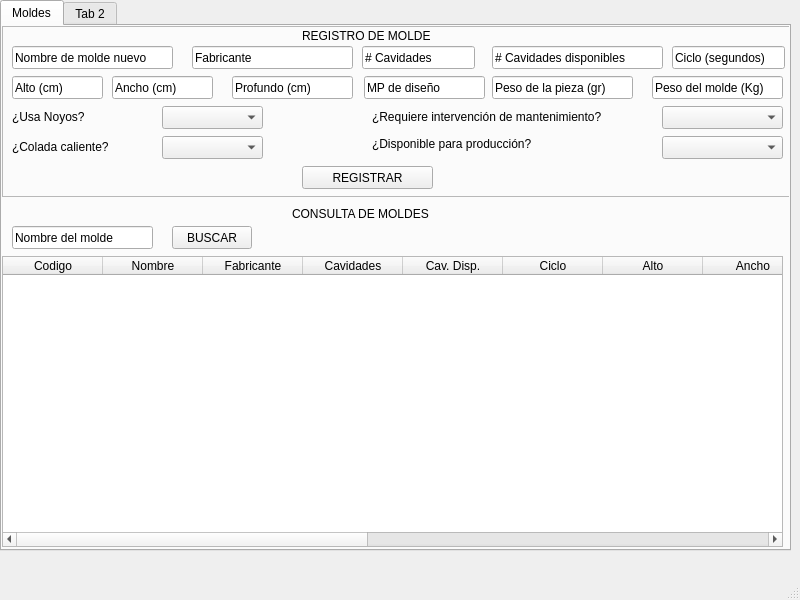
<?xml version="1.0" encoding="UTF-8"?>
<ui version="4.0">
 <class>MainWindow</class>
 <widget class="QMainWindow" name="MainWindow">
  <property name="geometry">
   <rect>
    <x>0</x>
    <y>0</y>
    <width>800</width>
    <height>600</height>
   </rect>
  </property>
  <property name="windowTitle">
   <string>MainWindow</string>
  </property>
  <widget class="QWidget" name="centralwidget">
   <widget class="QTabWidget" name="tabWidget">
    <property name="geometry">
     <rect>
      <x>0</x>
      <y>0</y>
      <width>791</width>
      <height>551</height>
     </rect>
    </property>
    <property name="currentIndex">
     <number>0</number>
    </property>
    <widget class="QWidget" name="tab">
     <attribute name="title">
      <string>Moldes</string>
     </attribute>
     <widget class="QFrame" name="frame">
      <property name="geometry">
       <rect>
        <x>0</x>
        <y>0</y>
        <width>791</width>
        <height>171</height>
       </rect>
      </property>
      <property name="frameShape">
       <enum>QFrame::StyledPanel</enum>
      </property>
      <property name="frameShadow">
       <enum>QFrame::Raised</enum>
      </property>
      <widget class="QLineEdit" name="lineEdit">
       <property name="geometry">
        <rect>
         <x>10</x>
         <y>20</y>
         <width>161</width>
         <height>23</height>
        </rect>
       </property>
       <property name="text">
        <string>Nombre de molde nuevo</string>
       </property>
      </widget>
      <widget class="QLineEdit" name="lineEdit_2">
       <property name="geometry">
        <rect>
         <x>190</x>
         <y>20</y>
         <width>161</width>
         <height>23</height>
        </rect>
       </property>
       <property name="text">
        <string>Fabricante</string>
       </property>
      </widget>
      <widget class="QLabel" name="label">
       <property name="geometry">
        <rect>
         <x>300</x>
         <y>0</y>
         <width>151</width>
         <height>20</height>
        </rect>
       </property>
       <property name="text">
        <string>REGISTRO DE MOLDE</string>
       </property>
      </widget>
      <widget class="QLineEdit" name="lineEdit_3">
       <property name="geometry">
        <rect>
         <x>360</x>
         <y>20</y>
         <width>113</width>
         <height>23</height>
        </rect>
       </property>
       <property name="text">
        <string># Cavidades</string>
       </property>
      </widget>
      <widget class="QLineEdit" name="lineEdit_4">
       <property name="geometry">
        <rect>
         <x>490</x>
         <y>20</y>
         <width>171</width>
         <height>23</height>
        </rect>
       </property>
       <property name="text">
        <string># Cavidades disponibles</string>
       </property>
      </widget>
      <widget class="QLineEdit" name="lineEdit_5">
       <property name="geometry">
        <rect>
         <x>670</x>
         <y>20</y>
         <width>113</width>
         <height>23</height>
        </rect>
       </property>
       <property name="text">
        <string>Ciclo (segundos)</string>
       </property>
      </widget>
      <widget class="QLineEdit" name="lineEdit_6">
       <property name="geometry">
        <rect>
         <x>10</x>
         <y>50</y>
         <width>91</width>
         <height>23</height>
        </rect>
       </property>
       <property name="text">
        <string>Alto (cm)</string>
       </property>
      </widget>
      <widget class="QLineEdit" name="lineEdit_7">
       <property name="geometry">
        <rect>
         <x>110</x>
         <y>50</y>
         <width>101</width>
         <height>23</height>
        </rect>
       </property>
       <property name="text">
        <string>Ancho (cm)</string>
       </property>
      </widget>
      <widget class="QLineEdit" name="lineEdit_8">
       <property name="geometry">
        <rect>
         <x>230</x>
         <y>50</y>
         <width>121</width>
         <height>23</height>
        </rect>
       </property>
       <property name="text">
        <string>Profundo (cm)</string>
       </property>
      </widget>
      <widget class="QLineEdit" name="lineEdit_9">
       <property name="geometry">
        <rect>
         <x>362</x>
         <y>50</y>
         <width>121</width>
         <height>23</height>
        </rect>
       </property>
       <property name="text">
        <string>MP de diseño</string>
       </property>
      </widget>
      <widget class="QLineEdit" name="lineEdit_10">
       <property name="geometry">
        <rect>
         <x>650</x>
         <y>50</y>
         <width>131</width>
         <height>23</height>
        </rect>
       </property>
       <property name="text">
        <string>Peso del molde (Kg)</string>
       </property>
      </widget>
      <widget class="QLineEdit" name="lineEdit_11">
       <property name="geometry">
        <rect>
         <x>490</x>
         <y>50</y>
         <width>141</width>
         <height>23</height>
        </rect>
       </property>
       <property name="text">
        <string>Peso de la pieza (gr)</string>
       </property>
      </widget>
      <widget class="QLabel" name="label_2">
       <property name="geometry">
        <rect>
         <x>10</x>
         <y>80</y>
         <width>91</width>
         <height>21</height>
        </rect>
       </property>
       <property name="text">
        <string>¿Usa Noyos?</string>
       </property>
      </widget>
      <widget class="QComboBox" name="comboBox">
       <property name="geometry">
        <rect>
         <x>160</x>
         <y>80</y>
         <width>101</width>
         <height>23</height>
        </rect>
       </property>
      </widget>
      <widget class="QLabel" name="label_3">
       <property name="geometry">
        <rect>
         <x>370</x>
         <y>80</y>
         <width>271</width>
         <height>21</height>
        </rect>
       </property>
       <property name="text">
        <string>¿Requiere intervención de mantenimiento?</string>
       </property>
      </widget>
      <widget class="QComboBox" name="comboBox_2">
       <property name="geometry">
        <rect>
         <x>660</x>
         <y>80</y>
         <width>121</width>
         <height>23</height>
        </rect>
       </property>
      </widget>
      <widget class="QLabel" name="label_4">
       <property name="geometry">
        <rect>
         <x>10</x>
         <y>110</y>
         <width>111</width>
         <height>21</height>
        </rect>
       </property>
       <property name="text">
        <string>¿Colada caliente?</string>
       </property>
      </widget>
      <widget class="QComboBox" name="comboBox_3">
       <property name="geometry">
        <rect>
         <x>160</x>
         <y>110</y>
         <width>101</width>
         <height>23</height>
        </rect>
       </property>
      </widget>
      <widget class="QLabel" name="label_5">
       <property name="geometry">
        <rect>
         <x>370</x>
         <y>110</y>
         <width>261</width>
         <height>16</height>
        </rect>
       </property>
       <property name="text">
        <string>¿Disponible para producción?</string>
       </property>
      </widget>
      <widget class="QComboBox" name="comboBox_4">
       <property name="geometry">
        <rect>
         <x>660</x>
         <y>110</y>
         <width>121</width>
         <height>23</height>
        </rect>
       </property>
      </widget>
      <widget class="QPushButton" name="pushButton">
       <property name="geometry">
        <rect>
         <x>300</x>
         <y>140</y>
         <width>131</width>
         <height>23</height>
        </rect>
       </property>
       <property name="text">
        <string>REGISTRAR</string>
       </property>
      </widget>
     </widget>
     <widget class="QPushButton" name="pushButton_2">
      <property name="geometry">
       <rect>
        <x>170</x>
        <y>200</y>
        <width>80</width>
        <height>23</height>
       </rect>
      </property>
      <property name="text">
       <string>BUSCAR</string>
      </property>
     </widget>
     <widget class="QLineEdit" name="lineEdit_12">
      <property name="geometry">
       <rect>
        <x>10</x>
        <y>200</y>
        <width>141</width>
        <height>23</height>
       </rect>
      </property>
      <property name="text">
       <string>Nombre del molde</string>
      </property>
     </widget>
     <widget class="QLabel" name="label_6">
      <property name="geometry">
       <rect>
        <x>290</x>
        <y>180</y>
        <width>151</width>
        <height>16</height>
       </rect>
      </property>
      <property name="text">
       <string>CONSULTA DE MOLDES</string>
      </property>
     </widget>
     <widget class="QTableWidget" name="tableWidget">
      <property name="geometry">
       <rect>
        <x>0</x>
        <y>230</y>
        <width>781</width>
        <height>291</height>
       </rect>
      </property>
      <column>
       <property name="text">
        <string>Codigo</string>
       </property>
      </column>
      <column>
       <property name="text">
        <string>Nombre</string>
       </property>
      </column>
      <column>
       <property name="text">
        <string>Fabricante</string>
       </property>
      </column>
      <column>
       <property name="text">
        <string>Cavidades</string>
       </property>
      </column>
      <column>
       <property name="text">
        <string>Cav. Disp.</string>
       </property>
      </column>
      <column>
       <property name="text">
        <string>Ciclo</string>
       </property>
      </column>
      <column>
       <property name="text">
        <string>Alto</string>
       </property>
      </column>
      <column>
       <property name="text">
        <string>Ancho</string>
       </property>
      </column>
      <column>
       <property name="text">
        <string>Noyo</string>
       </property>
      </column>
      <column>
       <property name="text">
        <string>Disponible</string>
       </property>
      </column>
      <column>
       <property name="text">
        <string>Horas de produccion</string>
       </property>
      </column>
      <column>
       <property name="text">
        <string>Colada Caliente</string>
       </property>
      </column>
      <column>
       <property name="text">
        <string>Materia Prima</string>
       </property>
      </column>
      <column>
       <property name="text">
        <string>Peso molde</string>
       </property>
      </column>
      <column>
       <property name="text">
        <string>Peso producto</string>
       </property>
      </column>
     </widget>
    </widget>
    <widget class="QWidget" name="tab_2">
     <attribute name="title">
      <string>Tab 2</string>
     </attribute>
    </widget>
   </widget>
  </widget>
  <widget class="QMenuBar" name="menubar">
   <property name="geometry">
    <rect>
     <x>0</x>
     <y>0</y>
     <width>800</width>
     <height>20</height>
    </rect>
   </property>
  </widget>
  <widget class="QStatusBar" name="statusbar"/>
 </widget>
 <resources/>
 <connections/>
</ui>
